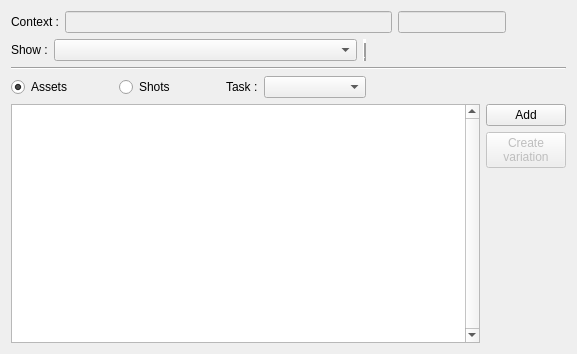
<?xml version="1.0" encoding="UTF-8"?>
<ui version="4.0">
 <class>contextSelectorWidget</class>
 <widget class="QWidget" name="contextSelectorWidget">
  <property name="geometry">
   <rect>
    <x>0</x>
    <y>0</y>
    <width>577</width>
    <height>354</height>
   </rect>
  </property>
  <property name="windowTitle">
   <string>Form</string>
  </property>
  <layout class="QVBoxLayout" name="verticalLayout">
   <item>
    <layout class="QHBoxLayout" name="contextContainer">
     <item>
      <widget class="QLabel" name="contextLabel">
       <property name="text">
        <string>Context :</string>
       </property>
      </widget>
     </item>
     <item>
      <widget class="QLineEdit" name="projectLineEdit">
       <property name="enabled">
        <bool>false</bool>
       </property>
      </widget>
     </item>
     <item>
      <widget class="QLineEdit" name="dccLineEdit">
       <property name="enabled">
        <bool>false</bool>
       </property>
       <property name="sizePolicy">
        <sizepolicy hsizetype="Maximum" vsizetype="Fixed">
         <horstretch>0</horstretch>
         <verstretch>0</verstretch>
        </sizepolicy>
       </property>
      </widget>
     </item>
     <item>
      <spacer name="horizontalSpacer">
       <property name="orientation">
        <enum>Qt::Horizontal</enum>
       </property>
       <property name="sizeType">
        <enum>QSizePolicy::Preferred</enum>
       </property>
       <property name="sizeHint" stdset="0">
        <size>
         <width>60</width>
         <height>20</height>
        </size>
       </property>
      </spacer>
     </item>
    </layout>
   </item>
   <item>
    <layout class="QHBoxLayout" name="itemContainer">
     <item>
      <widget class="QLabel" name="showLabel">
       <property name="sizePolicy">
        <sizepolicy hsizetype="Maximum" vsizetype="Preferred">
         <horstretch>0</horstretch>
         <verstretch>0</verstretch>
        </sizepolicy>
       </property>
       <property name="text">
        <string>Show :</string>
       </property>
      </widget>
     </item>
     <item>
      <widget class="QComboBox" name="showsComboBox">
       <property name="sizePolicy">
        <sizepolicy hsizetype="Minimum" vsizetype="Fixed">
         <horstretch>0</horstretch>
         <verstretch>0</verstretch>
        </sizepolicy>
       </property>
      </widget>
     </item>
     <item>
      <widget class="Line" name="showLineSeparator">
       <property name="frameShadow">
        <enum>QFrame::Raised</enum>
       </property>
       <property name="lineWidth">
        <number>4</number>
       </property>
       <property name="orientation">
        <enum>Qt::Vertical</enum>
       </property>
      </widget>
     </item>
     <item>
      <spacer name="horizontalSpacer_3">
       <property name="orientation">
        <enum>Qt::Horizontal</enum>
       </property>
       <property name="sizeType">
        <enum>QSizePolicy::Preferred</enum>
       </property>
       <property name="sizeHint" stdset="0">
        <size>
         <width>200</width>
         <height>20</height>
        </size>
       </property>
      </spacer>
     </item>
    </layout>
   </item>
   <item>
    <widget class="Line" name="line">
     <property name="orientation">
      <enum>Qt::Horizontal</enum>
     </property>
    </widget>
   </item>
   <item>
    <layout class="QHBoxLayout" name="listFiltersContainer">
     <item>
      <widget class="QRadioButton" name="assetsRadioBtn">
       <property name="text">
        <string>Assets</string>
       </property>
       <property name="checked">
        <bool>true</bool>
       </property>
      </widget>
     </item>
     <item>
      <widget class="QRadioButton" name="shotsRadioBtn">
       <property name="text">
        <string>Shots</string>
       </property>
      </widget>
     </item>
     <item>
      <widget class="QLabel" name="taskLabel">
       <property name="sizePolicy">
        <sizepolicy hsizetype="Maximum" vsizetype="Preferred">
         <horstretch>0</horstretch>
         <verstretch>0</verstretch>
        </sizepolicy>
       </property>
       <property name="text">
        <string>Task :</string>
       </property>
      </widget>
     </item>
     <item>
      <widget class="QComboBox" name="taskComboBox">
       <property name="sizePolicy">
        <sizepolicy hsizetype="Minimum" vsizetype="Fixed">
         <horstretch>0</horstretch>
         <verstretch>0</verstretch>
        </sizepolicy>
       </property>
      </widget>
     </item>
     <item>
      <spacer name="horizontalSpacer_2">
       <property name="orientation">
        <enum>Qt::Horizontal</enum>
       </property>
       <property name="sizeType">
        <enum>QSizePolicy::Preferred</enum>
       </property>
       <property name="sizeHint" stdset="0">
        <size>
         <width>200</width>
         <height>20</height>
        </size>
       </property>
      </spacer>
     </item>
    </layout>
   </item>
   <item>
    <layout class="QHBoxLayout" name="listContainer">
     <item>
      <widget class="QListWidget" name="listWidget">
       <property name="verticalScrollBarPolicy">
        <enum>Qt::ScrollBarAlwaysOn</enum>
       </property>
      </widget>
     </item>
     <item>
      <layout class="QVBoxLayout" name="listActionsContainer">
       <item>
        <widget class="QPushButton" name="addBtn">
         <property name="text">
          <string>Add</string>
         </property>
        </widget>
       </item>
       <item>
        <widget class="QPushButton" name="variationBtn">
         <property name="enabled">
          <bool>false</bool>
         </property>
         <property name="text">
          <string>Create
variation</string>
         </property>
        </widget>
       </item>
       <item>
        <spacer name="verticalSpacer">
         <property name="orientation">
          <enum>Qt::Vertical</enum>
         </property>
         <property name="sizeHint" stdset="0">
          <size>
           <width>20</width>
           <height>40</height>
          </size>
         </property>
        </spacer>
       </item>
      </layout>
     </item>
    </layout>
   </item>
  </layout>
 </widget>
 <resources/>
 <connections/>
</ui>
